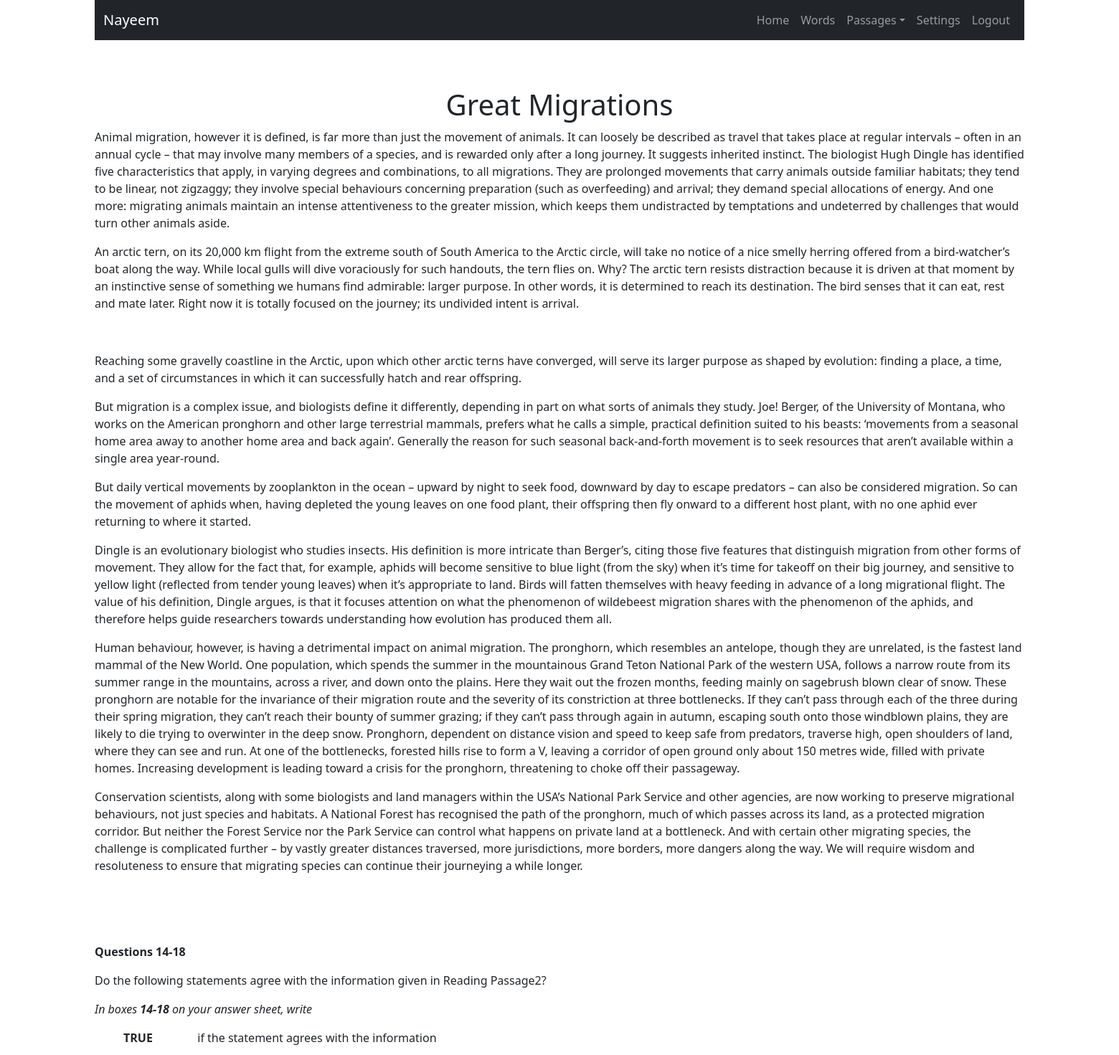
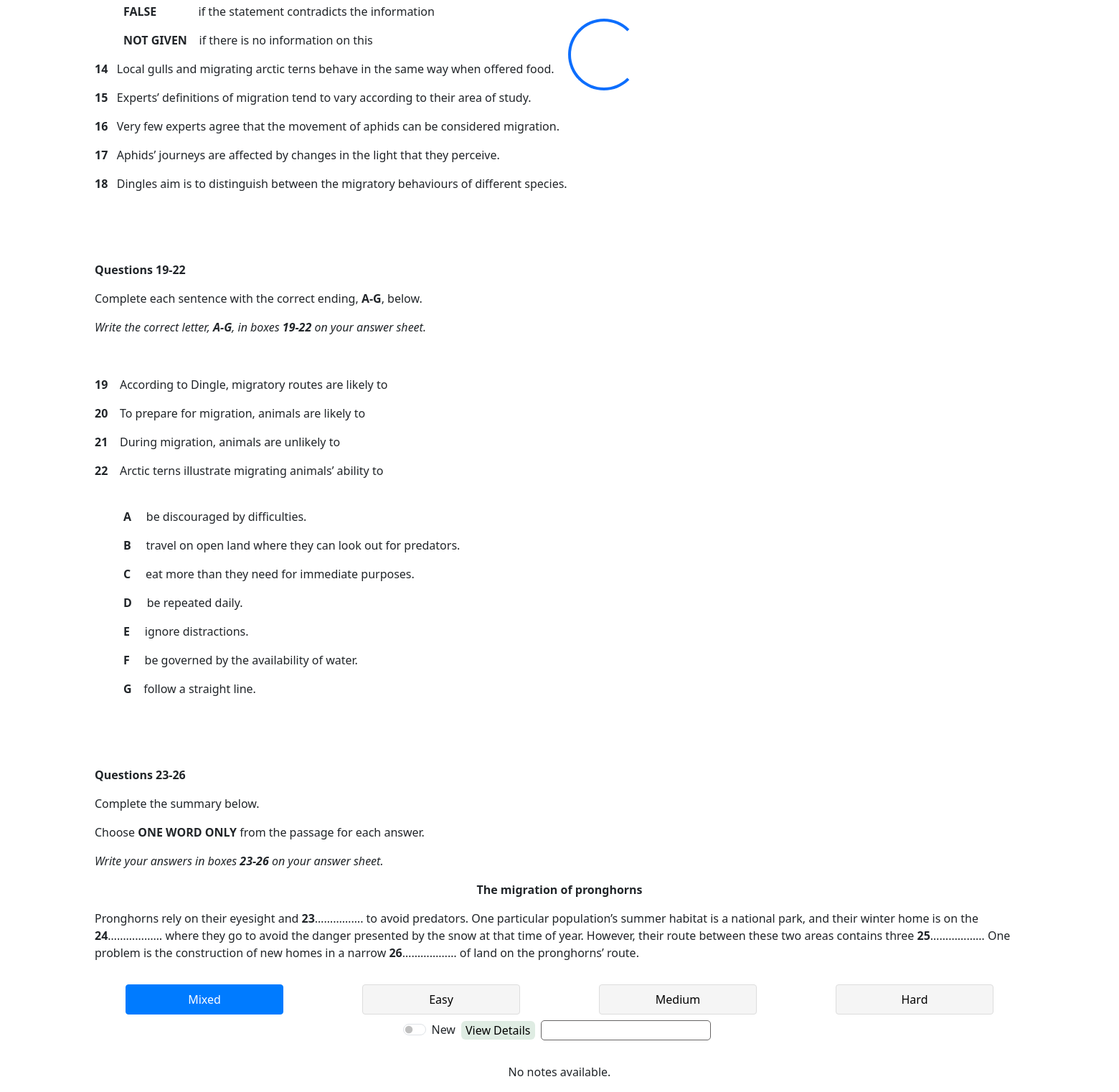
/passage/get-single-passage/27/ (signed in), run on the app's committed database (2 pictures, top to bottom).
### user/models.py (models this page shows, shortened)
class User(AbstractUser):
    phone = models.CharField(max_length=100, null=True, blank=True)
    gender = models.CharField(max_length=10, choices=ghelp.list_to_tuple(CHOICE.GENDER), blank=True, null=True)
    user_type = models.CharField(max_length=20, choices=ghelp.list_to_tuple(CHOICE.USER_TYPE), default='General')
    @property
    def short_name(self):
        name = None
        if self.first_name: name = self.first_name
        else:
            if self.last_name: name = self.last_name
        return name

### passage/models.py (models this page shows, shortened)
class UserPassage(models.Model):
    user = models.ForeignKey(MODELS_USER.User, on_delete=models.CASCADE, related_name='user_passages')
    passage = models.ForeignKey(Passage, on_delete=models.CASCADE, related_name='passage_users')
    title = models.CharField(max_length=100)
    content = CKEditor5Field(config_name='extends')
    note = CKEditor5Field(config_name='extends')
    audience = models.CharField(max_length=15, choices=ghelp.list_to_tuple(CHOICE.AUDIENCE))
    hide_from_mine_profile = models.BooleanField(default=False)
    created_at = models.DateTimeField(auto_now_add=True)
    class Meta:
        unique_together = [['user', 'passage']]

### word/models.py (models this page shows, shortened)
class ComplexityLevel(models.Model):
    text = models.CharField(max_length=50, unique=True)
    difficulty_level = models.IntegerField(default=1)
    color = models.CharField(max_length=50)
    is_complexity_level = models.BooleanField(default=False)
    created_at = models.DateTimeField(auto_now_add=True)

### passage/views.py (the view, shortened to what this page needs)
# urls.py: path('get-single-passage/<int:user_passage_id>/', views.get_single_passage, name='get-single-passage'),
@login_required(login_url=ghelp.nav_links(key='login')['link'])
def get_single_passage(request, user_passage_id=None):
    html_path = 'dictionary/passage/single_passage.html'
    user_passage = MODELS_PASS.UserPassage.objects.get(id=user_passage_id)
    context = {
        'title': 'Single Passage',
        'user': request.user,
        'nav_links': {
            'auth': {
                'home': ghelp.nav_links(key='home', user=request.user),
                'view_passage': ghelp.nav_links(key='view_passage'),
                'add_passage': ghelp.nav_links(key='add_passage'),
                'words': ghelp.nav_links(key='words'),
                'settings': ghelp.nav_links(key='settings'),
                'logout': ghelp.nav_links(key='logout')
            },
            'unauth': {
                'home': ghelp.nav_links(key='home'),
                'login': ghelp.nav_links(key='login'),
                'register': ghelp.nav_links(key='register'),
            }
        },
        'user_settings': ghelp.get_user_settings(request.user),
        'levels': SR_WORD.ComplexityLevelSerializer(MODELS_WORD.ComplexityLevel.objects.all().order_by('difficulty_level'), many=True).data,
        'passage': user_passage,
        'notes': passage_service.get_user_passage_notes(request, user_passage),
        'form': FORMS_PASS.CreatePassageNote(initial={
            'note': user_passage.note
        })
    }
    return render(request, html_path, context=context)

### passage/forms.py
class CreatePassageNote(forms.Form):
    note = forms.CharField(
        required=False,
        widget=CKEditor5Widget(
            attrs={'class': 'django_ckeditor_5'},
            config_name='extends'
        )
    )
    def __init__(self, *args, **kwargs):
        super().__init__(*args, **kwargs)
        for field_name in self.fields:
            self.fields[field_name].label = ''

### help/common/n.py (called while the page is built)
    def get_user_settings(self, loggedin_user):
        if hasattr(loggedin_user, 'user_setting'): return loggedin_user.user_setting
        else: return None

### passage/services.py (called while the page is built)
    def get_user_passage_notes(self, request, user_passage):
        return request.user.user_notes.filter(
                note__note_passages__passage_id=user_passage.passage.id
            ).distinct().order_by('-id')

### templates/dictionary/passage/single_passage.html (shortened to what this page needs)
{% extends 'base.html' %}
{% load passage_filters %}
{% block navbar %}
    <nav class="navbar navbar-expand-lg navbar-dark navbar-sticky-top">
        <div class="container-fluid">
            <a class="navbar-brand" href="{% url nav_links.auth.home.name %}">{{nav_links.auth.home.level}}</a>
            <div class="collapse navbar-collapse" id="navbarNav">
                <ul class="navbar-nav ms-auto">
                    {% if user.is_authenticated %}
                        <li class="nav-item"><a class="nav-link" href="{% url nav_links.auth.home.name %}">Home</a></li>
                        <li class="nav-item"><a class="nav-link" href="{% url nav_links.auth.words.name %}">{{nav_links.auth.words.level}}</a></li>
                        <li class="nav-item dropdown">
                            <a class="nav-link dropdown-toggle" href="#" id="passagesDropdown" role="button" data-bs-toggle="dropdown" aria-expanded="false">Passages</a>
                        </li>
                        <li class="nav-item"><a class="nav-link" href="{% url nav_links.auth.settings.name %}">{{nav_links.auth.settings.level}}</a></li>
                        <li class="nav-item"><a class="nav-link" href="{% url nav_links.auth.logout.name %}">{{nav_links.auth.logout.level}}</a></li>
                    {% endif %}
                </ul>
            </div>
        </div>
    </nav>
{% endblock %}
{% block body %}
    {% if user.is_authenticated  %}
        {% if passage %}
            <div class="d-flex flex-row gap-2">
                <div id="passageContentDiv" class="d-flex flex-column">
                    <div class="d-flex justify-content-center align-items-center">
                        <button class="h1 font-weight-bold" type="button" onclick="hideToShort()" style="background-color: transparent; border: none; cursor: pointer;">{{passage.title}}</button>
                    </div>
                    <div>
                        <span>{{passage.content|safe}}</span>
                    </div>
                </div>
            </div>
            <div class="d-flex flex-column mt-3">
                <div class="d-flex flex-column gap-2">
                    <div class="row">
                        {% for level in levels %}
                            <button id="filter-btn{{level.difficulty_level}}" class="filter-btn col-5 col-md-2 mx-auto {% if user_settings.words_default_complexity_level.id == level.id %}active{% endif %}" data-complexity="{{level.difficulty_level}}" onclick="wordsComplexity('{{level.difficulty_level}}')">{{level.text}}</button>
                        {% endfor %}
                    </div>
                    <div class="d-flex justify-content-center gap-2">
                        <div class="d-flex align-items-center">
                            <div class="form-check form-switch mx-auto">
                                <input class="form-check-input" type="checkbox" id="newWordsSwitch">
                                <label class="form-check-label" for="newWordsSwitch">New</label>
                            </div>
                        </div>
                        <div class="d-flex align-items-center">
                            <button id="view-details" type="button" class="rounded w-100" onclick="viewDetails()" style="background-color: #dfece3ff; border: none; cursor: pointer;">View Details</button>
                        </div>
                        <div class="d-flex align-items-center">
                            <input id="searchInput" class="bordered-input me-2" style="" type="search" placeholder="Search">
                        </div>
                    </div>
                </div>
            </div>
            <div class="row mt-3">
                {% for note in notes %}
                    <div class="col-12 col-md-6 col-lg-6">
                        <div class="card shadow-sm h-100">
                            <div class="card-body">
                                <span>{{ note.note.content|safe }}</span>
                            </div>
                        </div>
                    </div>
                {% empty %}
                    <p class="text-center">No notes available.</p>
                {% endfor %}
            </div>
        {% else %}
            <h1>No passage is available.</h1>
        {% endif %}
    {% else %}
        <h1>Login First</h1>
    {% endif %}
{% endblock %}

### templates/base.html (style rules this page uses)
.navbar-sticky-top { position: sticky; top: 0; background-color: #212529; }
.bordered-input { background: transparent; border: 1px solid #666464ff; border-radius: 5px; transition: border 0.3s ease; }
.bordered-input::placeholder { color: transparent; transition: opacity 0.3s ease; }

### templates/dictionary/passage/single_passage.html (style rules this page uses)
.filter-btn { padding: 8px 16px; margin-right: 10px; cursor: pointer; border: 1px solid #ddd; background: #f5f5f5; border-radius: 4px; }
.active { background: #007bff; color: white; border-color: #007bff; }

### data on the page
User: auth.home.level "Nayeem"
UserPassage: title "Great Migrations", content "Animal migration, however it is defined, is far more than just the movement of animals. It can loosely be described as travel that takes place at regular intervals – often in an annual cycle – that may involve many members of a species, and is rewarded only after a long journey. It suggests inherited instinct. The biologist Hugh Dingle has identified five characteristics that apply, in varying degrees and combinations, to all migrations. They are prolonged movements that carry animals outside familiar habitats; they tend to be linear, not zigzaggy; they involve special behaviours concerning preparation (such as overfeeding) and arrival; they demand special allocations of energy. And one…"
ComplexityLevel: text "Mixed"
ComplexityLevel: text "Easy"
ComplexityLevel: text "Medium"
ComplexityLevel: text "Hard"

### other printed values
{{ nav_links.auth.words.level }} "Words"
{{ nav_links.auth.settings.level }} "Settings"
{{ nav_links.auth.logout.level }} "Logout"
